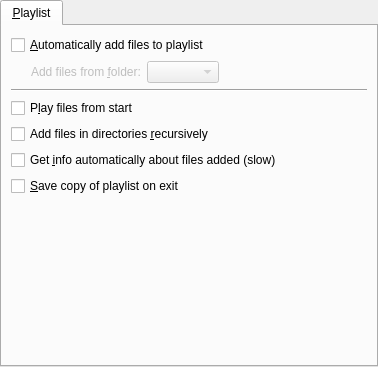
<?xml version="1.0" encoding="UTF-8"?>
<ui version="4.0">
 <class>Pref::TPrefPlaylist</class>
 <widget class="QWidget" name="Pref::TPrefPlaylist">
  <property name="geometry">
   <rect>
    <x>0</x>
    <y>0</y>
    <width>378</width>
    <height>367</height>
   </rect>
  </property>
  <layout class="QVBoxLayout">
   <property name="margin">
    <number>0</number>
   </property>
   <item>
    <widget class="QTabWidget" name="playlist_tab">
     <property name="currentIndex">
      <number>0</number>
     </property>
     <widget class="QWidget" name="tab">
      <attribute name="title">
       <string>&amp;Playlist</string>
      </attribute>
      <layout class="QVBoxLayout">
       <item>
        <widget class="QCheckBox" name="auto_add_to_playlist_check">
         <property name="text">
          <string>&amp;Automatically add files to playlist</string>
         </property>
        </widget>
       </item>
       <item>
        <layout class="QHBoxLayout">
         <item>
          <spacer>
           <property name="orientation">
            <enum>Qt::Horizontal</enum>
           </property>
           <property name="sizeType">
            <enum>QSizePolicy::Fixed</enum>
           </property>
           <property name="sizeHint" stdset="0">
            <size>
             <width>20</width>
             <height>20</height>
            </size>
           </property>
          </spacer>
         </item>
         <item>
          <widget class="QLabel" name="media_to_add_label">
           <property name="enabled">
            <bool>false</bool>
           </property>
           <property name="text">
            <string>Add files from &amp;folder:</string>
           </property>
           <property name="buddy">
            <cstring>media_to_add_combo</cstring>
           </property>
          </widget>
         </item>
         <item>
          <widget class="QComboBox" name="media_to_add_combo">
           <property name="enabled">
            <bool>false</bool>
           </property>
          </widget>
         </item>
         <item>
          <spacer name="horizontalSpacer">
           <property name="orientation">
            <enum>Qt::Horizontal</enum>
           </property>
           <property name="sizeHint" stdset="0">
            <size>
             <width>40</width>
             <height>20</height>
            </size>
           </property>
          </spacer>
         </item>
        </layout>
       </item>
       <item>
        <widget class="Line" name="line">
         <property name="sizePolicy">
          <sizepolicy hsizetype="Expanding" vsizetype="Fixed">
           <horstretch>0</horstretch>
           <verstretch>0</verstretch>
          </sizepolicy>
         </property>
         <property name="orientation">
          <enum>Qt::Horizontal</enum>
         </property>
        </widget>
       </item>
       <item>
        <widget class="QCheckBox" name="play_from_start_check">
         <property name="text">
          <string>P&amp;lay files from start</string>
         </property>
        </widget>
       </item>
       <item>
        <widget class="QCheckBox" name="recursive_check">
         <property name="text">
          <string>Add files in directories &amp;recursively</string>
         </property>
        </widget>
       </item>
       <item>
        <widget class="QCheckBox" name="getinfo_check">
         <property name="text">
          <string>Get &amp;info automatically about files added (slow)</string>
         </property>
        </widget>
       </item>
       <item>
        <widget class="QCheckBox" name="autosave_on_exit_check">
         <property name="text">
          <string>&amp;Save copy of playlist on exit</string>
         </property>
        </widget>
       </item>
       <item>
        <spacer>
         <property name="orientation">
          <enum>Qt::Vertical</enum>
         </property>
         <property name="sizeHint" stdset="0">
          <size>
           <width>20</width>
           <height>40</height>
          </size>
         </property>
        </spacer>
       </item>
      </layout>
     </widget>
    </widget>
   </item>
  </layout>
 </widget>
 <tabstops>
  <tabstop>playlist_tab</tabstop>
  <tabstop>auto_add_to_playlist_check</tabstop>
  <tabstop>media_to_add_combo</tabstop>
  <tabstop>play_from_start_check</tabstop>
  <tabstop>recursive_check</tabstop>
  <tabstop>getinfo_check</tabstop>
  <tabstop>autosave_on_exit_check</tabstop>
 </tabstops>
 <resources/>
 <connections>
  <connection>
   <sender>auto_add_to_playlist_check</sender>
   <signal>toggled(bool)</signal>
   <receiver>media_to_add_combo</receiver>
   <slot>setEnabled(bool)</slot>
   <hints>
    <hint type="sourcelabel">
     <x>188</x>
     <y>50</y>
    </hint>
    <hint type="destinationlabel">
     <x>285</x>
     <y>82</y>
    </hint>
   </hints>
  </connection>
  <connection>
   <sender>auto_add_to_playlist_check</sender>
   <signal>toggled(bool)</signal>
   <receiver>media_to_add_label</receiver>
   <slot>setEnabled(bool)</slot>
   <hints>
    <hint type="sourcelabel">
     <x>188</x>
     <y>50</y>
    </hint>
    <hint type="destinationlabel">
     <x>118</x>
     <y>82</y>
    </hint>
   </hints>
  </connection>
 </connections>
</ui>
